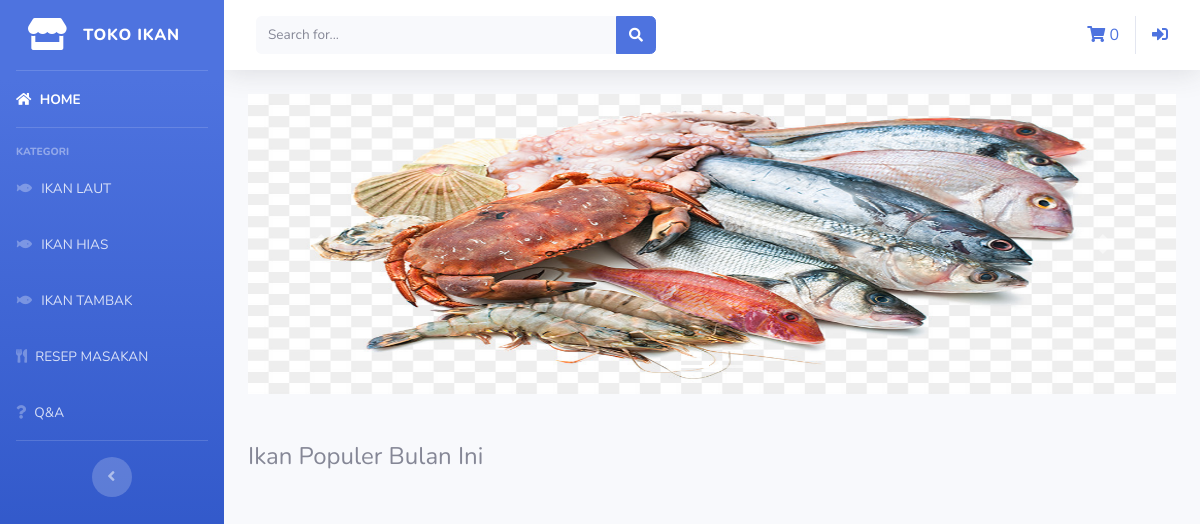
Before: / with the older database file.
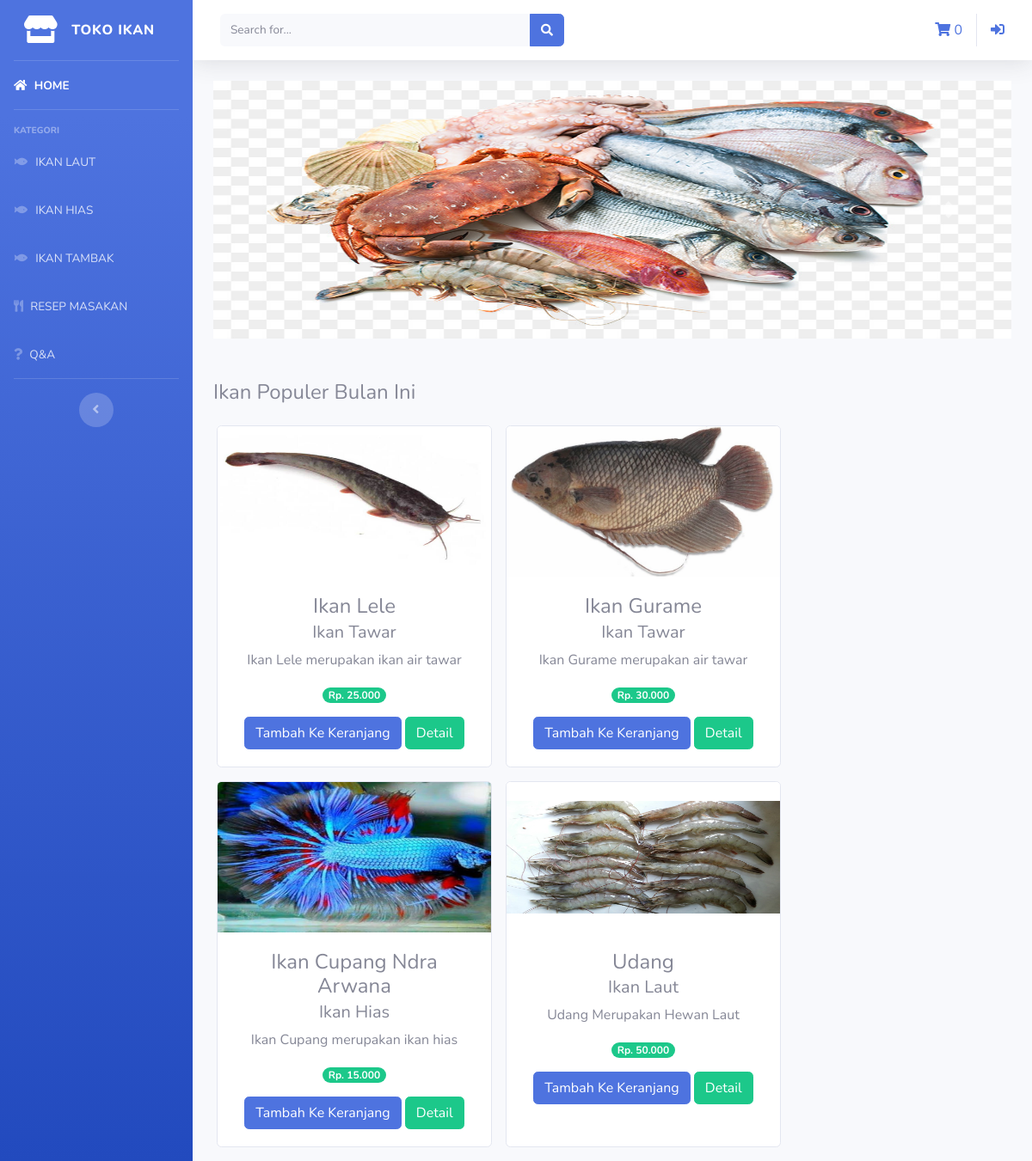
After: the same page with the newer database file.
### tables this page shows
CREATE TABLE `tabel_barang` (
  `id` int(11) NOT NULL,
  `nama_barang` varchar(100) NOT NULL,
  `keterangan` varchar(50) NOT NULL,
  `kategori` varchar(50) NOT NULL,
  `harga` varchar(20) NOT NULL,
  `stock` int(11) NOT NULL,
  `gambar` text NOT NULL,
  `wilayah` text NOT NULL,
  `manfaat` text NOT NULL,
  `makanan` text NOT NULL,
  `tipe` varchar(100) NOT NULL,
  `gizi` varchar(500) NOT NULL
);

### application/controllers/Welcome.php (called while the page is built, shortened)
<?php
class Welcome extends CI_Controller {
	public function index()
{
	$data['tipe'] = $this->Model_kategori->data_tipe()->result();
	$this->load->view('template/header');
	$this->load->view('template/sidebar');
	$this->load->view('dashboard',$data);
	$this->load->view('template/footer');
}
}

### index.php (called while the page is built, shortened)
<?php
require_once BASEPATH.'core/CodeIgniter.php';

### application/models/Model_kategori.php (called while the page is built, shortened)
<?php
class Model_kategori extends CI_Model {
public function data_tipe()
{
    return $this->db->get_where('tabel_barang',array('tipe' => 'Populer Bulan Ini'));
}
}

### application/views/dashboard.php (the view, shortened to what this page needs)
<div class="container-fluid">
<div id="carouselExampleIndicators" class="carousel slide" data-ride="carousel">
    <ol class="carousel-indicators">
        <li data-target="#carouselExampleIndicators" data-slide-to="0" class="active"></li>
        <li data-target="#carouselExampleIndicators" data-slide-to="1"></li>
    </ol>
    <div class="carousel-inner">
        <div class="carousel-item active">
        <img src="<?php echo base_url('assets/img/bg.jpg')?>" class="d-block w-100" alt="..." height="300" width ="200">
        </div>
    </div>
    <a class="carousel-control-prev" href="#carouselExampleIndicators" role="button" data-slide="prev">
        <span class="carousel-control-prev-icon" aria-hidden="true"></span>
    </a>
    <a class="carousel-control-next" href="#carouselExampleIndicators" role="button" data-slide="next">
        <span class="carousel-control-next-icon" aria-hidden="true"></span>
    </a>
    </div><br><br>
    <h4>Ikan Populer Bulan Ini</h4>
    <div class="row text-center mt-4">
        <?php foreach ($tipe as $i) : ?>
            <div class="card ml-3 mb-3" style="width: 20rem;">
            <img src="<?php echo base_url().'/assets/img/'.$i->gambar ?>"class="card-img-top" alt="..." height="175" width="10">
            <div class="card-body">
            <h4 class="card-title mb-1"><?php echo $i->nama_barang ?></h4>
            <h5><?php echo $i->kategori ?></h5>
            <p class="card-text"><?php echo $i->keterangan ?></p>
            <span class="badge badge-pill badge-success mb-3">Rp. <?php echo number_format($i->harga,0,',','.')  ?></span><br>
            <?php echo anchor('Dashboard/tambah_ke_keranjang/'.$i->id,'<div class="btn btn-primary">Tambah Ke Keranjang</div>') ?>
            <?php echo anchor('Dashboard/detail/'.$i->id,'<div class="btn btn-success">Detail</div>') ?>
        </div>
    </div>
        <?php endforeach ?>
    </div>
</div>

### application/views/template/header.php (shortened to what this page needs)
<!DOCTYPE html>
<html lang="en">
<head>
  <link href="<?php echo base_url() ?>assets/vendor/fontawesome-free/css/all.min.css" rel="stylesheet" type="text/css">
  <link href="<?php echo base_url() ?>assets/css/sb-admin-2.min.css" rel="stylesheet">
</head>

### application/views/template/sidebar.php (shortened to what this page needs)
<body id="page-top">
  <div id="wrapper">
    <ul class="navbar-nav bg-gradient-primary sidebar sidebar-dark accordion" id="accordionSidebar">
      <a class="sidebar-brand d-flex align-items-center justify-content-center" href="<?php echo base_url() ?>">
        <div class="sidebar-brand-icon ">
          <i class="fas fa-store"></i>
        </div>
        <div class="sidebar-brand-text mx-3">TOKO IKAN</div>
      </a>
      <hr class="sidebar-divider my-0">
      <li class="nav-item active">
        <a class="nav-link" href="<?php echo base_url() ?>">
        <i class="fas fa-home"></i>
          <span>HOME</span></a>
      </li>
      <hr class="sidebar-divider">
      <div class="sidebar-heading">
        KATEGORI
      </div>
      <li class="nav-item">
        <a class="nav-link" href="<?php echo base_url()?>kategori/laut">
          <i class="fas fa-fw fa-fish"></i>
          <span>IKAN LAUT</span></a>
      </li>
      <li class="nav-item">
        <a class="nav-link" href="<?php echo base_url()?>kategori/hias">
          <i class="fas fa-fw fa-fish"></i>
          <span>IKAN HIAS</span></a>
      </li>
      <li class="nav-item">
        <a class="nav-link" href="<?php echo base_url()?>kategori/tawar">
          <i class="fas fa-fw fa-fish"></i>
          <span>IKAN TAMBAK</span></a>
      </li>
      <li class="nav-item">
        <a class="nav-link" href="<?php echo base_url()?>Dashboard/masakan">
        <i class="fas fa-utensils"></i>
          <span>RESEP MASAKAN</span></a>
      </li>
      <li class="nav-item">
      <a class="nav-link" href="<?php echo base_url()?>pertanyaan">
        <i class="fas fa-question"></i>
          <span>Q&A</span></a>
      </li>
      <hr class="sidebar-divider d-none d-md-block">
      <div class="text-center d-none d-md-inline">
        <button class="rounded-circle border-0" id="sidebarToggle"></button>
      </div>
    </ul>
    <div id="content-wrapper" class="d-flex flex-column">
      <div id="content">
        <nav class="navbar navbar-expand navbar-light bg-white topbar mb-4 static-top shadow">
          <form class="d-none d-sm-inline-block form-inline mr-auto ml-md-3 my-2 my-md-0 mw-100 navbar-search">
            <div class="input-group">
              <input type="text" class="form-control bg-light border-0 small" placeholder="Search for..." aria-label="Search" aria-describedby="basic-addon2">
              <div class="input-group-append">
                <button class="btn btn-primary" type="button">
                  <i class="fas fa-search fa-sm"></i>
                </button>
              </div>
            </div>
          </form>
          <ul class="navbar-nav ml-auto">
            <div class="navbar">
                <ul class = "nav navbar-nav navbar-right">
                  <li>
                    <?php
                    $keranjang = '<i class="fas fa-shopping-cart"></i> '.$this->cart->total_items()
                    ?>
                    <?php echo anchor('Dashboard/detail_keranjang',$keranjang)  ?>
                  </li>
                </ul>
                  <ul class="na navbar-nav navbar-right">
                    <?php if($this->session->userdata('username')) {?>
                    <li><div>Selamat Datang <?php echo $this->session->userdata('username')?></div></li>
                    <li class="ml-2"><?php echo anchor('Auth/logout','<i class="fas fa-sign-out-alt"></i>') ?></li>
                  <?php }else{ ?>
                    <li><?php echo anchor('Auth/login','<i class="fas fa-sign-in-alt"></i>'); ?></li>
                  <?php } ?>
                  </ul>
            </div>
          </ul>
        </nav>

### application/views/template/footer.php (shortened to what this page needs)
</body>
</html>

Changed rows visible on the page:
now on this page (row edited): tabel_barang: gambar (picture), nama_barang "Ikan Lele", kategori "Ikan Tawar", keterangan "Ikan Lele merupakan ikan air tawar", harga "25.000", id "Tambah Ke Keranjang", id "Detail"
now on this page (row edited): tabel_barang: gambar (picture), nama_barang "Ikan Gurame", kategori "Ikan Tawar", keterangan "Ikan Gurame merupakan air tawar", harga "30.000", id "Tambah Ke Keranjang", id "Detail"
now on this page (row edited): tabel_barang: gambar (picture), nama_barang "Ikan Cupang Ndra Arwana", kategori "Ikan Hias", keterangan "Ikan Cupang merupakan ikan hias", harga "15.000", id "Tambah Ke Keranjang", id "Detail"
added tabel_barang: gambar (picture), nama_barang "Udang", kategori "Ikan Laut", keterangan "Udang Merupakan Hewan Laut", harga "50.000", id "Tambah Ke Keranjang", id "Detail"
